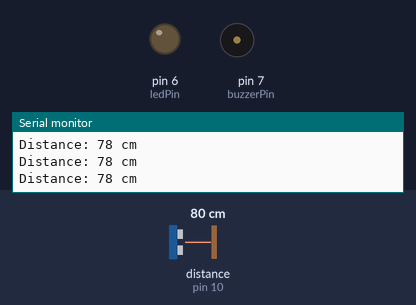
This sketch was run on a simulated Arduino Uno, built with avr-gcc and run on an emulated ATmega328P. On the bench: output pins drawn as LEDs (lit = HIGH), buzzer (waves = sounding, pin HIGH), the last lines printed to the serial monitor. Wiring (inferred from the names in the program): ultrasonic range finder: trigger pin 9; echo pin 10. Inputs (shaded band) come from the test bench; at power-on: distance to the obstacle (sensor on pin 10) 80 cm. The echo pulse lasts 58.3 µs per cm; pins used as bus, display or sensor lines are not drawn.

Above: at 1.2 s.
1.3 s: distance to the obstacle (sensor on pin 10) set to 23 cm
2.8 s: distance to the obstacle (sensor on pin 10) set to 20 cm
At 3.9 s:
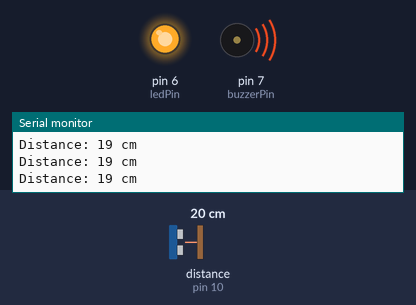
4.3 s: distance to the obstacle (sensor on pin 10) set to 35 cm
At 5.6 s:
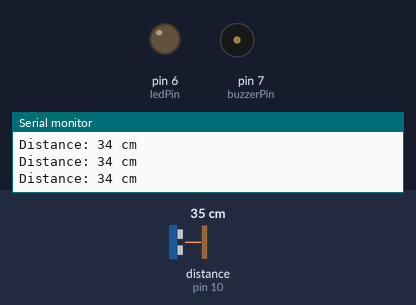
5.9 s: distance to the obstacle (sensor on pin 10) set to 2 cm
At 6.5 s:
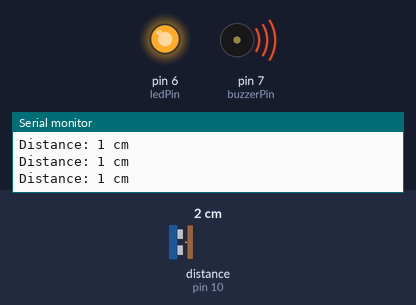
Timing chart, 0 to 8.5 s (numbered marks = the images above; inputs shaded):
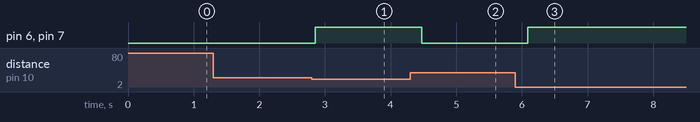

The sketch:

parking_sensor.ino
```cpp
// Vehicle Parking Sensor
// Arduino + HC-SR04 Ultrasonic Sensor + LED + Buzzer

const int trigPin = 9;
const int echoPin = 10;
const int ledPin = 6;
const int buzzerPin = 7;

void setup() {
  pinMode(trigPin, OUTPUT);
  pinMode(echoPin, INPUT);
  pinMode(ledPin, OUTPUT);
  pinMode(buzzerPin, OUTPUT);

  Serial.begin(9600);
}

void loop() {
  long duration;
  int distance;

  digitalWrite(trigPin, LOW);
  delayMicroseconds(2);

  digitalWrite(trigPin, HIGH);
  delayMicroseconds(10);
  digitalWrite(trigPin, LOW);

  duration = pulseIn(echoPin, HIGH);
  distance = duration * 0.034 / 2;

  Serial.print("Distance: ");
  Serial.print(distance);
  Serial.println(" cm");

  if (distance <= 20) {
    digitalWrite(ledPin, HIGH);
    digitalWrite(buzzerPin, HIGH);
  } else {
    digitalWrite(ledPin, LOW);
    digitalWrite(buzzerPin, LOW);
  }

  delay(200);
}
```

Measured:
- the behaviour switches between 22 and 21 cm on distance to the obstacle (sensor on pin 10) (found by bisection; images 0 and 1)
- after the input at 2.8 s, pin 6 (ledPin), pin 7 (buzzerPin): LOW → HIGH after 0.05 s
- after the input at 4.3 s, pin 6 (ledPin), pin 7 (buzzerPin): HIGH → LOW after 0.17 s
- after the input at 5.9 s, pin 6 (ledPin), pin 7 (buzzerPin): LOW → HIGH after 0.19 s
